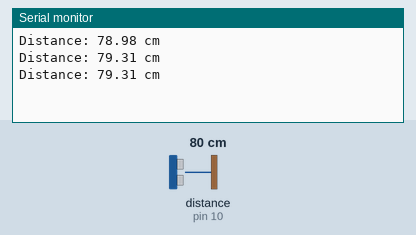
This sketch was run on a simulated Arduino Uno, built with avr-gcc and run on an emulated ATmega328P. On the bench: the last lines printed to the serial monitor. Wiring (inferred from the names in the program): ultrasonic range finder: trigger pin 9; echo pin 10. Inputs (shaded band) come from the test bench; at power-on: distance to the obstacle (sensor on pin 10) 80 cm. The echo pulse lasts 58.3 µs per cm.

Above: at 1.3 s.
1.4 s: distance to the obstacle (sensor on pin 10) set to 2 cm
At 1.9 s:
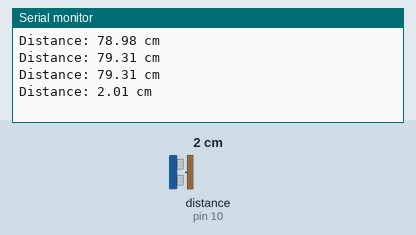
2.9 s: distance to the obstacle (sensor on pin 10) set to 4 cm
At 3.4 s:
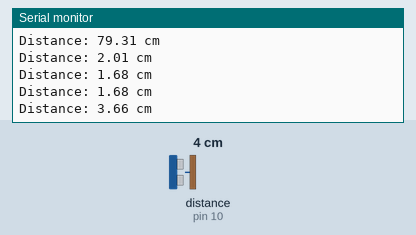
Timing chart, 0 to 5.9 s (numbered marks = the images above; inputs shaded):
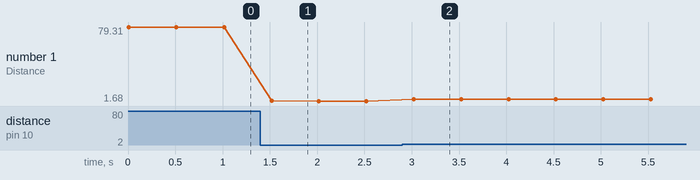

The sketch:

ultrasonic_sensor_code.ino
```cpp
const int trigPin = 9;
const int echoPin = 10;

long duration;
float distanceCm;

void setup() {
  pinMode(trigPin, OUTPUT);
  pinMode(echoPin, INPUT);
  Serial.begin(9600);
}

void loop() {

  digitalWrite(trigPin, LOW);
  delayMicroseconds(2);


  digitalWrite(trigPin, HIGH);
  delayMicroseconds(10);
  digitalWrite(trigPin, LOW);


  duration = pulseIn(echoPin, HIGH);


  distanceCm = duration * 0.034 / 2;


  Serial.print("Distance: ");
  Serial.print(distanceCm);
  Serial.println(" cm");

  delay(500);
}
```

Measured:
- after the input at 1.4 s, the serial monitor: prints a new line after 0.12 s (image 1)
- after the input at 2.9 s, the serial monitor: prints a new line after 0.12 s (image 2)
- plotted number 1: 79.31 → 1.68 after the input at 1.4 s, 1.68 → 3.66 after the input at 2.9 s
